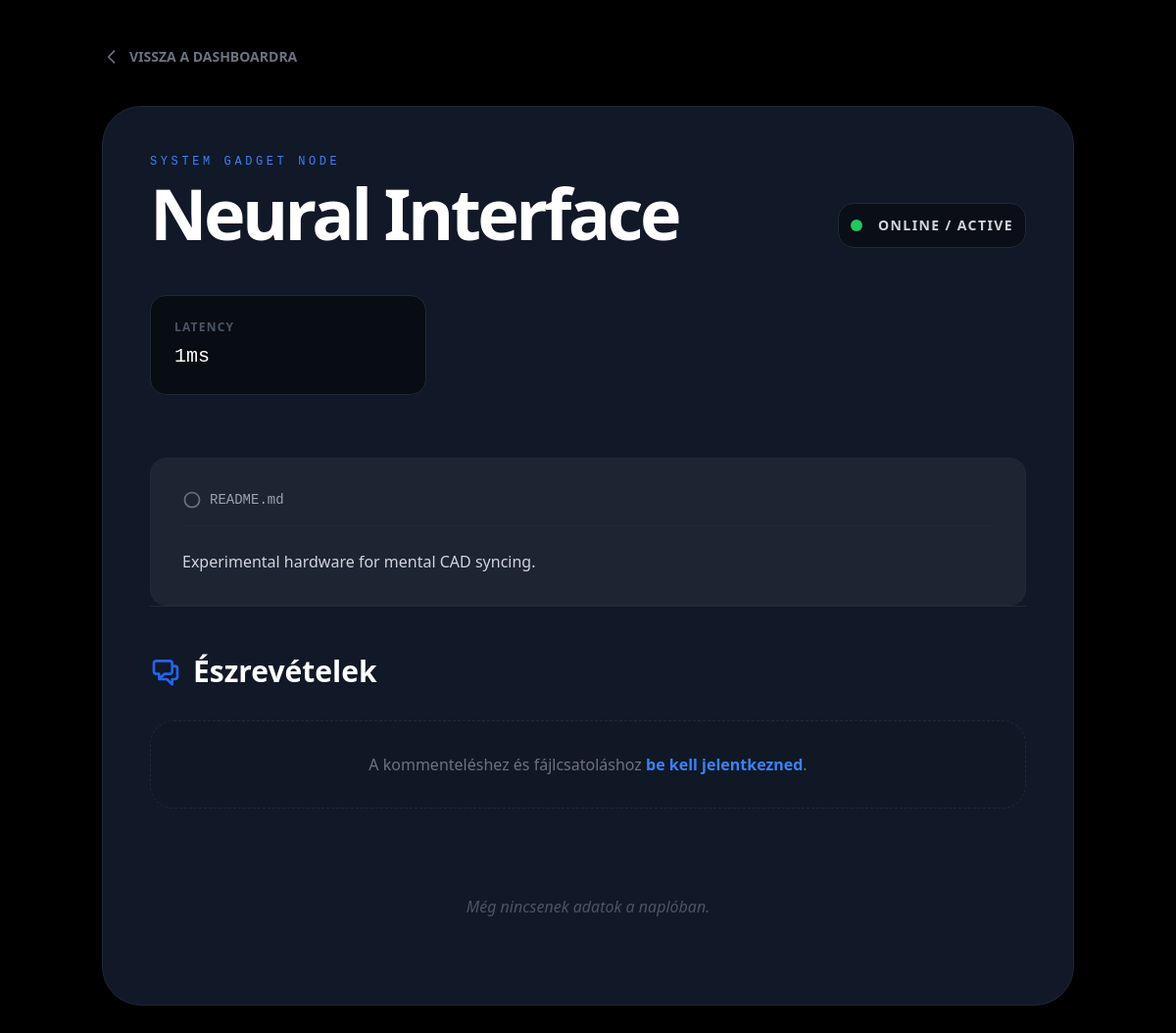
The app's page /gadget/neural-interface/ with its own data.
### apps/challenges/models.py (models this page shows, shortened)
class Gadget(models.Model):
    name = models.CharField(max_length=255)
    slug = models.SlugField(unique=True, blank=True)
    specs = models.JSONField(default=dict, blank=True)
    main_image = models.ImageField(upload_to='gadgets/%Y/%m/%d/', null=True, blank=True)
    operating_cost = models.DecimalField(max_digits=15, decimal_places=2, default=0.00)
    operating_cost = models.DecimalField(max_digits=15, decimal_places=2, default=0.00)
    prerequisite = models.ForeignKey(
        'self',
        on_delete=models.SET_NULL,
        null=True,
        blank=True,
        related_name='unlocks'
    )
    readme_content = models.TextField(
        blank=True,
        help_text="Írj Markdown formátumban, mint a GitHubon"
    )
    external_links = models.JSONField(default=list, blank=True)
    created_at = models.DateTimeField(auto_now_add=True)

### apps/challenges/views.py (the view, shortened to what this page needs)
# urls.py: path('gadget/<slug:slug>/', GadgetDetailView.as_view(), name='detail'),
class GadgetDetailView(View):
    def get(self, request, slug):
        gadget = get_object_or_404(Gadget, slug=slug)
        readme_html = mark_safe(markdown.markdown(gadget.readme_content, extensions=['extra', 'codehilite']))
        comments = gadget.comments.all().order_by('-created_at')
        return render(request, 'challenges/detail.html', {
            'gadget': gadget,
            'readme_html': readme_html,
            'comments': comments
        })

### templates/challenges/detail.html (shortened to what this page needs)
{% load static %}
<!DOCTYPE html>
<html lang="hu">
<head>
    <script src="https://cdn.tailwindcss.com"></script>
</head>
<body class="bg-black text-gray-200 font-sans selection:bg-blue-500/30">
    <div class="container mx-auto px-4 py-12 max-w-5xl">
        <a href="{% url 'challenges:dashboard' %}" class="inline-flex items-center text-sm font-bold text-gray-500 hover:text-blue-500 transition mb-10 group">
            <svg class="w-5 h-5 mr-2 transform group-hover:-translate-x-1 transition" fill="none" stroke="currentColor" viewBox="0 0 24 24">
                <path stroke-linecap="round" stroke-linejoin="round" stroke-width="2" d="M15 19l-7-7 7-7"></path>
            </svg>
            VISSZA A DASHBOARDRA
        </a>
        <div class="bg-gray-900 border border-gray-800 rounded-[2.5rem] overflow-hidden shadow-2xl">
            <div class="p-8 md:p-12">
                <div class="flex flex-col md:flex-row md:items-end justify-between mb-12 gap-6">
                    <div>
                        <span class="text-blue-500 font-mono text-xs tracking-[0.3em] uppercase mb-2 block">System Gadget Node</span>
                        <h1 class="text-5xl md:text-7xl font-black text-white tracking-tighter">{{ gadget.name }}</h1>
                    </div>
                    <div class="flex items-center space-x-4 bg-black/40 p-3 rounded-2xl border border-gray-800">
                        <div class="w-3 h-3 bg-green-500 rounded-full animate-pulse"></div>
                        <span class="text-sm font-bold text-gray-300 uppercase tracking-widest">Online / Active</span>
                    </div>
                </div>
                <div class="grid grid-cols-1 sm:grid-cols-2 lg:grid-cols-3 gap-6 mb-16">
                    {% for key, value in gadget.specs.items %}
                    <div class="bg-black/50 p-6 rounded-2xl border border-gray-800 hover:border-blue-900 transition group">
                        <span class="block text-gray-600 text-xs font-bold uppercase tracking-widest mb-2 group-hover:text-blue-500 transition">{{ key }}</span>
                        <span class="text-xl font-mono text-white">{{ value }}</span>
                    </div>
                    {% endfor %}
                </div>
                <div class="mt-12 bg-white/5 border border-gray-800 rounded-2xl p-8">
                    <div class="flex items-center space-x-2 mb-6 border-b border-gray-800 pb-4">
                        <svg class="w-5 h-5 text-gray-500" fill="currentColor" viewBox="0 0 24 24"><path d="M12 2C6.477 2 2 6.477 2 12s4.477 10 10 10 10-4.477 10-10S17.523 2 12 2zm0 18c-4.41 0-8-3.59-8-8s3.59-8 8-8 8 3.59 8 8-3.59 8-8 8z"/></svg>
                        <span class="text-sm font-mono text-gray-400">README.md</span>
                    </div>
                    <article class="prose prose-invert max-w-none text-gray-300">
                        {{ readme_html }}
                    </article>
                </div>
                <div class="border-t border-gray-800 pt-12">
                    <h3 class="text-3xl font-bold text-white mb-8 flex items-center">
                        Észrevételek
                    </h3>
                    {% if user.is_authenticated %}
                    <div class="bg-black/40 border border-gray-800 p-6 rounded-3xl mb-12">
                        <form method="POST" enctype="multipart/form-data" class="space-y-4">
                            {% csrf_token %}
                            <textarea name="text" rows="4" required
                                class="w-full bg-gray-900 border border-gray-800 rounded-2xl p-4 text-white outline-none focus:border-blue-600 transition resize-none"
                                placeholder="Írd le a technikai észrevételeidet..."></textarea>
                            <div class="flex flex-col md:flex-row md:items-center justify-between gap-4">
                                <div class="flex items-center space-x-2">
                                    <label class="cursor-pointer bg-gray-800 hover:bg-gray-700 px-4 py-2 rounded-xl text-xs font-bold transition flex items-center">
                                        <svg class="w-4 h-4 mr-2" fill="none" stroke="currentColor" viewBox="0 0 24 24">
                                            <path d="M4 16l4.586-4.586a2 2 0 012.828 0L16 16m-2-2l1.586-1.586a2 2 0 012.828 0L20 14m-6-6h.01M6 20h12a2 2 0 002-2V6a2 2 0 00-2-2H6a2 2 0 00-2 2v12a2 2 0 002 2z"></path>
                                        </svg>
                                        KÉP CSATOLÁSA
                                        <input type="file" name="image" class="hidden" accept="image/*">
                                    </label>
                                    <span id="file-chosen" class="text-[10px] text-gray-600 italic">Nincs fájl kiválasztva</span>
                                </div>
                                <button type="submit" class="bg-blue-600 hover:bg-blue-700 text-white font-black px-8 py-3 rounded-xl transition transform active:scale-95">
                                    BEJEGYZÉS KÜLDÉSE
                                </button>
                            </div>
                        </form>
                    </div>
                    {% else %}
                    <div class="bg-gray-900/50 border border-dashed border-gray-800 p-8 rounded-3xl text-center mb-12">
                        <p class="text-gray-500">A kommenteléshez és fájlcsatoláshoz <a href="{% url 'accounts:login' %}" class="text-blue-500 font-bold hover:underline">be kell jelentkezned</a>.</p>
                    </div>
                    {% endif %}
                    <div class="space-y-8">
                        {% for comment in comments %}
                        <div class="flex space-x-4 group">
                            <div class="flex-shrink-0 w-10 h-10 bg-blue-600/20 rounded-full flex items-center justify-center text-blue-500 font-bold uppercase">
                                {{ comment.author.username|slice:":1" }}
                            </div>
                            <div class="flex-grow bg-gray-800/20 p-6 rounded-3xl border border-gray-800 group-hover:border-gray-700 transition">
                                <div class="flex justify-between items-center mb-4">
                                    <span class="font-bold text-blue-400 font-mono">{{ comment.author.username }}</span>
                                    <span class="text-[10px] text-gray-600 uppercase tracking-widest">{{ comment.created_at|date:"Y.m.d | H:i" }}</span>
                                </div>
                                <p class="text-gray-300 leading-relaxed">{{ comment.text }}</p>
                                {% if comment.image %}
                                <div class="mt-6">
                                    <a href="{{ comment.image.url }}" target="_blank">
                                        <img src="{{ comment.image.url }}" alt="csatolmány"
                                            class="rounded-2xl border border-gray-800 max-h-96 w-auto hover:opacity-80 transition cursor-zoom-in">
                                    </a>
                                </div>
                            {% else %}
                                {% endif %}
                            </div>
                        </div>
                        {% empty %}
                        <div class="text-center py-10">
                            <p class="text-gray-600 italic">Még nincsenek adatok a naplóban.</p>
                        </div>
                        {% endfor %}
                    </div>
                </div>
            </div>
        </div>
    </div>
</body>
</html>

### records on screen
Gadget: name "Neural Interface", readme_content "Experimental hardware for mental CAD syncing."

### other values on screen
{{ key }} "LATENCY"
{{ value }} "1ms"
